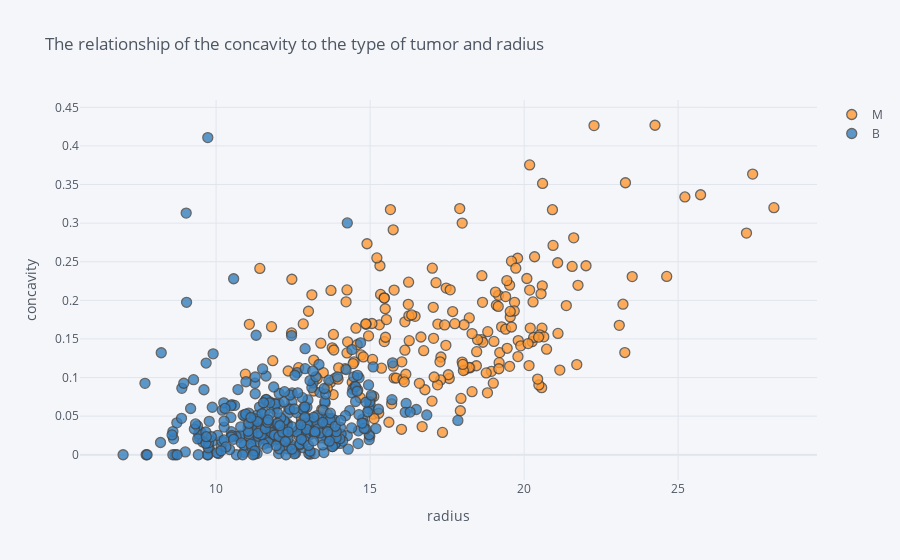

Write notebook code for a chart like this one.
### Markdown cell above
We can see that the texture does not affect the type of disease, but we have noticed that when the diameter of the tumor is greater than 20, this indicates that the type of tumor is malignant.

### Code cell
tumor_mean.iplot(kind='scatter',x='radius',y='concavity',mode='markers',categories='diagnosis',size=10,xTitle='radius',yTitle='concavity',title='The relationship of the concavity to the type of tumor and radius')

### Figure 1 — Plotly figure (JSON) as saved in the notebook; plotly's stock layout.template omitted (floating-point values rounded to 4 significant figures; data arrays with more than 128 entries replaced by an {"elided": "..."} marker saying what was removed)
{"data": [{"marker": {"color": "rgba(255, 153, 51, 1.0)", "line": {"width": 1.3}, "opacity": 0.8, "size": 10, "symbol": "circle"}, "mode": "markers", "name": "M", "textfont": {"color": "#4D5663"}, "type": "scatter", "x": {"elided": "212 float values"}, "y": {"elided": "212 float values"}}, {"marker": {"color": "rgba(55, 128, 191, 1.0)", "line": {"width": 1.3}, "opacity": 0.8, "size": 10, "symbol": "circle"}, "mode": "markers", "name": "B", "textfont": {"color": "#4D5663"}, "type": "scatter", "x": {"elided": "357 float values"}, "y": {"elided": "357 float values"}}], "layout": {"legend": {"bgcolor": "#F5F6F9", "font": {"color": "#4D5663"}}, "paper_bgcolor": "#F5F6F9", "plot_bgcolor": "#F5F6F9", "title": {"font": {"color": "#4D5663"}, "text": "The relationship of the concavity to the type of tumor and radius"}, "xaxis": {"gridcolor": "#E1E5ED", "showgrid": true, "tickfont": {"color": "#4D5663"}, "title": {"font": {"color": "#4D5663"}, "text": "radius"}, "zerolinecolor": "#E1E5ED"}, "yaxis": {"gridcolor": "#E1E5ED", "showgrid": true, "tickfont": {"color": "#4D5663"}, "title": {"font": {"color": "#4D5663"}, "text": "concavity"}, "zerolinecolor": "#E1E5ED"}}}
